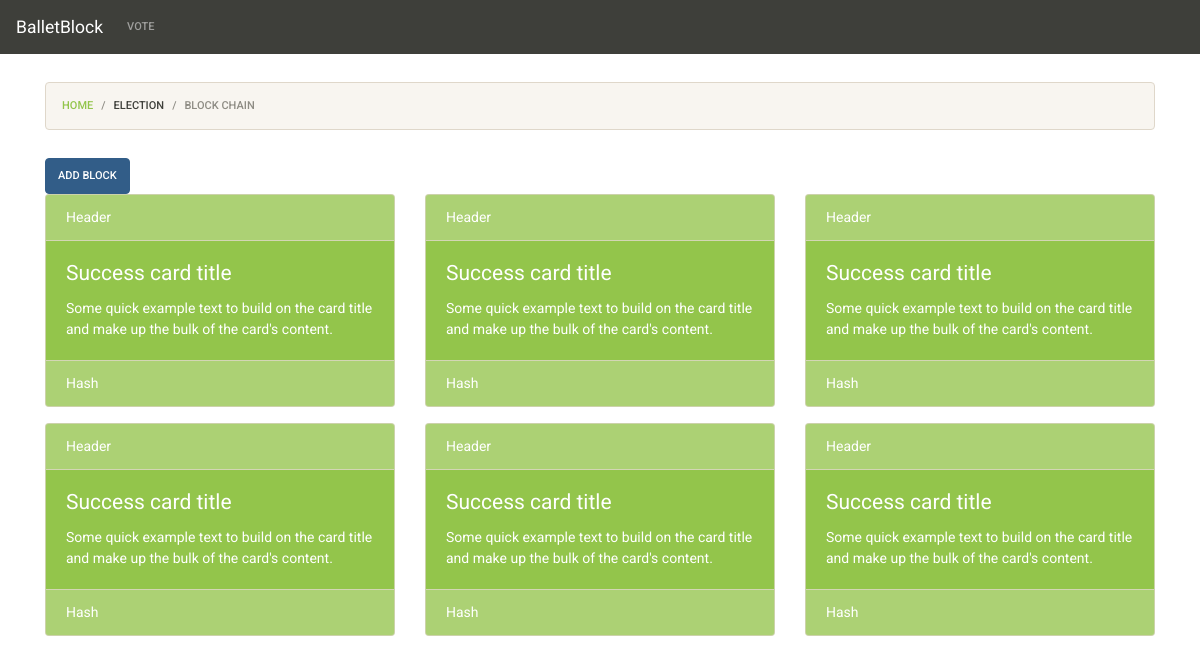
Before: /chain/block_list with the older database file.
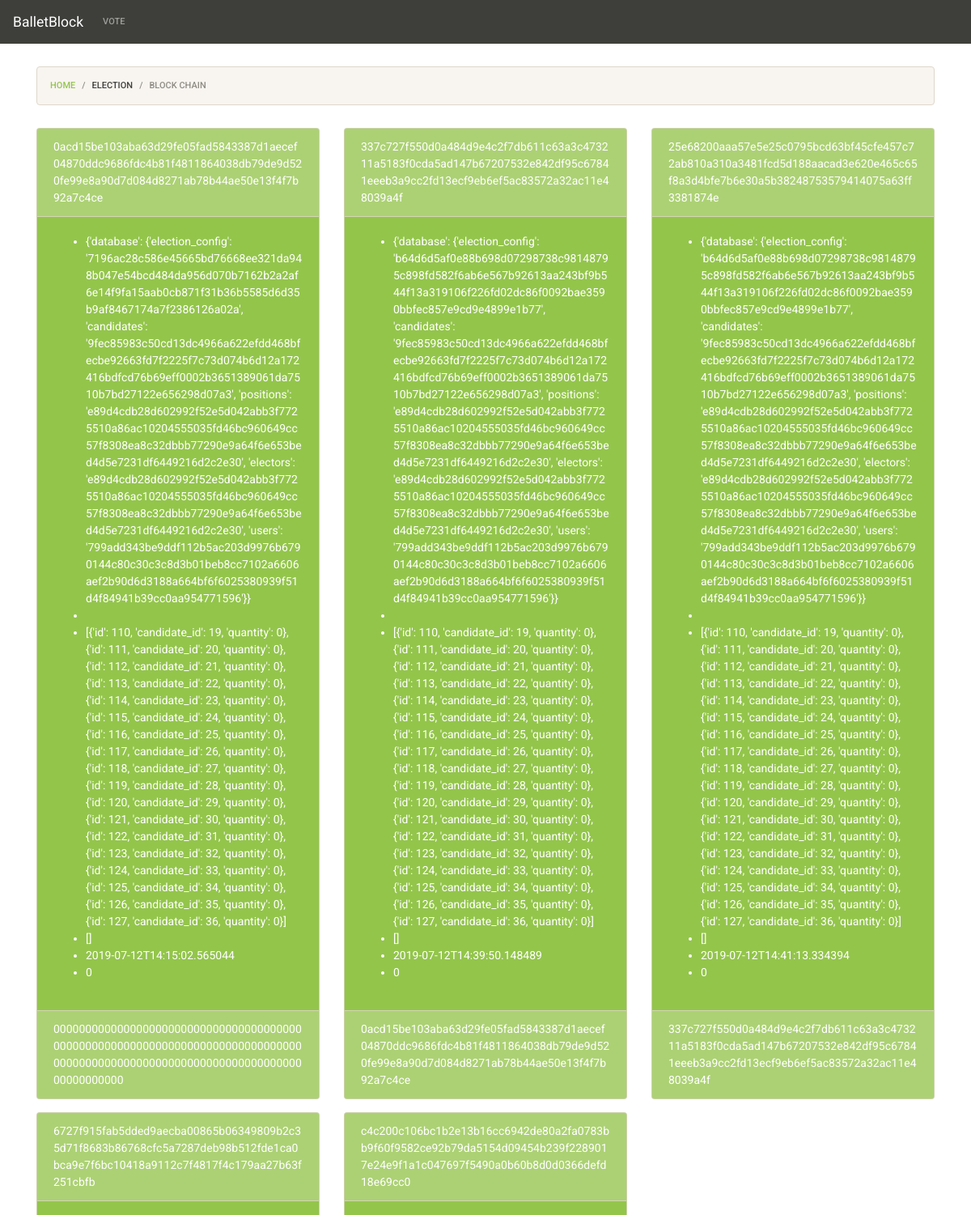
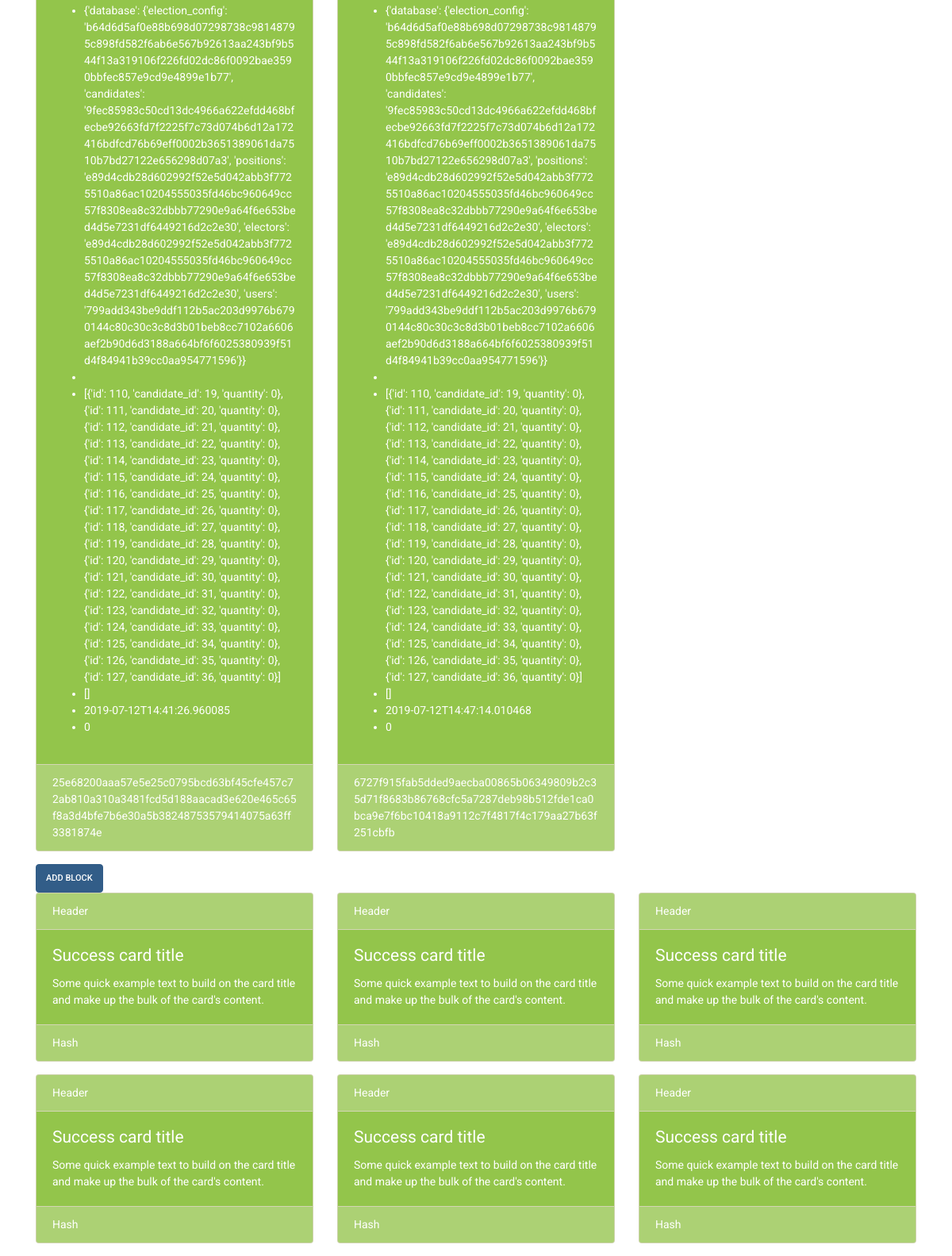
After: the same page with the newer database file (2 pictures, top to bottom).
### chain/models.py (models this page shows, shortened)
class BBlock(models.Model):
     block_hash = models.CharField(max_length=128, null=False, blank=False)
     parent_hash = models.CharField(max_length=128, null=False, blank=False)
     database_hash = models.TextField(blank=False)
     source_code_hash = models.TextField(blank=False)
     candidate_votes = models.TextField(blank=True, null=True)
     electors = models.TextField(blank=True,null=True)
     timestamp_iso = models.CharField(max_length=30, null=False, blank=False)
     total_votes = models.IntegerField(null=False, blank=False)

### chain/views.py (the view)
# urls.py: path('block_list', views.block_list, name='block_list'),
def block_list(request, template_name='block_list.html'):
    bblock_list = BBlock.objects.all()
    return render(request, template_name, {'bblock_list': bblock_list })

### election/business.py (called while the page is built)
    def getCurrentElectionConfig(self):
        ecs = ElectionConfig.objects.all()
        if ecs.count() > 0:
            return ecs[0]
        return None

    def isOccurring(self):
        ec = self.getCurrentElectionConfig()
        now = datetime.datetime.now()
        if ec:
            if now >= ec.start_time and now <= ec.end_time and ec.locked:
                return True
        return False

### election/context_processors.py (called while the page is built)
def election_context(request):
    context_data = dict()
    context_data['election_is_occurring'] = request.election_is_occurring
    return context_data

### chain/templates/block_list.html
{% extends 'base.html' %}
{% load staticfiles %}
{% block breadcrumb %}
    <nav aria-label="breadcrumb">
        <ol class="breadcrumb">
            <li class="breadcrumb-item"><a href="{% url 'home' %}">Home</a></li>
            <li class="breadcrumb-item">Election</li>
            <li class="breadcrumb-item active" aria-current="page">Block Chain</li>
        </ol>
    </nav>
{% endblock breadcrumb %}
{% block content %}
<div class="row">
    {% for bblock in bblock_list %}
        <div class="col-md-4">
            <div class="card text-white bg-success mb-3">
                <div class="card-header">{{bblock.block_hash}}</div>
                <div class="card-body">
                    <ul>
                        <li>{{bblock.database_hash}}</li>
                        <li>{{bblock.souce_code_hash}}</li>
                        <li>{{bblock.candidate_votes}}</li>
                        <li>{{bblock.electors}}</li>
                        <li>{{bblock.timestamp_iso}}</li>
                        <li>{{bblock.total_votes}}</li>
                    </ul>
                </div>
                <div class="card-footer">{{bblock.parent_hash}}</div>
            </div>
        </div>
    {% endfor %}
</div>
<div class="row">
    <div class="col-md-4">
        <a href="{% url 'block_add' %}" class="btn btn-primary">Add Block</a>
    </div>
</div>
<div class="row">
    <div class="col-md-4">
        <div class="card text-white bg-success mb-3">
            <div class="card-header">Header</div>
            <div class="card-body">
                <h4 class="card-title">Success card title</h4>
                <p class="card-text">Some quick example text to build on the card title and make up the bulk of the card's content.</p>
            </div>
            <div class="card-footer">Hash</div>
        </div>
    </div>
    <div class="col-md-4">
        <div class="card text-white bg-success mb-3">
            <div class="card-header">Header</div>
            <div class="card-body">
                <h4 class="card-title">Success card title</h4>
                <p class="card-text">Some quick example text to build on the card title and make up the bulk of the card's content.</p>
            </div>
            <div class="card-footer">Hash</div>
        </div>
    </div>
    <div class="col-md-4">
        <div class="card text-white bg-success mb-3">
            <div class="card-header">Header</div>
            <div class="card-body">
                <h4 class="card-title">Success card title</h4>
                <p class="card-text">Some quick example text to build on the card title and make up the bulk of the card's content.</p>
            </div>
            <div class="card-footer">Hash</div>
        </div>
    </div>
</div>
<div class="row">
    <div class="col-md-4">
        <div class="card text-white bg-success mb-3">
            <div class="card-header">Header</div>
            <div class="card-body">
                <h4 class="card-title">Success card title</h4>
                <p class="card-text">Some quick example text to build on the card title and make up the bulk of the card's content.</p>
            </div>
            <div class="card-footer">Hash</div>
        </div>
    </div>
    <div class="col-md-4">
        <div class="card text-white bg-success mb-3">
            <div class="card-header">Header</div>
            <div class="card-body">
                <h4 class="card-title">Success card title</h4>
                <p class="card-text">Some quick example text to build on the card title and make up the bulk of the card's content.</p>
            </div>
            <div class="card-footer">Hash</div>
        </div>
    </div>
    <div class="col-md-4">
        <div class="card text-white bg-success mb-3">
            <div class="card-header">Header</div>
            <div class="card-body">
                <h4 class="card-title">Success card title</h4>
                <p class="card-text">Some quick example text to build on the card title and make up the bulk of the card's content.</p>
            </div>
            <div class="card-footer">Hash</div>
        </div>
    </div>
</div>
{% endblock content %}

### balletblock/templates/base.html (shortened to what this page needs)
{% load static %}
<!DOCTYPE html>
<html lang="en">
<head>
    <link rel="stylesheet" href="{% static 'bootstrap/4.0.0/css/bootstrap.min.css' %}">
    <link rel="stylesheet" href="{% static 'fontawesome/releases/v5.7.2/css/all.css' %}">
    <link rel="stylesheet" href="{% static 'jquery-datetimepicker/css/jquery.datetimepicker.min.css' %}">
    <link rel="stylesheet" href="{% static 'datatables/css/datatables.min.css' %}">
</head>
<body>
    {% block nav %}
      {% include "menu.html" %}
    {% endblock nav %}
    <main role="main" class="container">
        {% block breadcrumb %}
        {% endblock breadcrumb %}
        {% block content %}
        {% endblock content %}
    </main>
</body>
</html>

### balletblock/templates/menu.html (shortened to what this page needs)
<nav class="navbar navbar-expand-lg navbar-dark bg-primary">
    <a class="navbar-brand" href="#">BalletBlock</a>
    <div class="collapse navbar-collapse" id="navbarColor01">
      <ul class="navbar-nav mr-auto">
        {% if request.user.is_superuser %}
          <li class="nav-item dropdown">
            <a class="nav-link dropdown-toggle" href="" id="navbarDropdownMenuLink" data-toggle="dropdown" aria-haspopup="true" aria-expanded="false">
            Election
            </a>
            <div class="dropdown-menu" aria-labelledby="navbarDropdownMenuLink">
                <a class="dropdown-item" href="{% url 'block_list' %}">Block Chain</a>
                <a class="dropdown-item" href="{% url 'electionconfig' %}">Configuration</a>
                {% if not election_is_occurring %}
                  <a class="dropdown-item" href="{% url 'start_election' %}">Start Election</a>
                  <a class="dropdown-item" href="{% url 'election_results' %}">Results</a>
                  <div class="dropdown-divider"></div>
                  <a class="dropdown-item" href="#" data-toggle="modal" data-target="#CleanElectionModal">Clean</a>
                {% endif %}
            </div>
          </li>
          <li class="nav-item">
            <a class="nav-link" href="{% url 'elector' %}">Electors</a>
          </li>
          <li class="nav-item">
            <a class="nav-link" href="{% url 'candidate' %}">Candidates</a>
          </li>
          <li class="nav-item">
            <a class="nav-link" href="{% url 'position' %}">Positions</a>
          </li>
          <li class="nav-item">
              <a class="nav-link" href="{% url 'about_us' %}">About us</a>
          </li>
        {% else %}
          <li class="nav-item">
            <a class="nav-link" href="{% url 'vote' %}">Vote</a>
          </li>
        {% endif %}
      </ul>
    </div>
  </nav>

### balletblock/templates/base.html (style rules this page uses)
nav { margin-bottom: 2em; }

Changed rows visible on the page:
added BBlock: block_hash "0acd15be103aba63d29fe05fad5843387d1aecef04870ddc9686fdc4b81f4811864038db79de9d520fe99e8a90d7d084d8271ab78b44ae50e13f4f7b92a7c4ce", database_hash "{'database': {'election_config': '7196ac28c586e45665bd76668ee321da948b047e54bcd484da956d070b7162b2a2af6e14f9fa15aab0cb871f31b36b5585d6d35b9af8467174a7f2386126a02a', 'candidates': '9fec85983c50cd13dc4966a622efdd468bfecbe92663fd7f2225f7c73d074b6d12a172416bdfcd76b69eff0002b3651389061da7510b7bd27122e656298d07a3', 'positions': 'e89d4cdb28d602992f52e5d042abb3f7725510a86ac10204555035fd46bc960649cc57f8308ea8c32dbbb77290e9a64f6e653bed4d5e7231df6449216d2c2e30', 'electors': 'e89d4cdb28d602992f52e5d042abb3f7725510a86ac10204555035fd46bc960649cc57f8308ea8c32dbbb77290e9a64f6e653bed4d5e7231df6449216d2c2e30', 'users':…", candidate_votes "[{'id': 110, 'candidate_id': 19, 'quantity': 0}, {'id': 111, 'candidate_id': 20, 'quantity': 0}, {'id': 112, 'candidate_id': 21, 'quantity': 0}, {'id': 113, 'candidate_id': 22, 'quantity': 0}, {'id': 114, 'candidate_id': 23, 'quantity': 0}, {'id': 115, 'candidate_id': 24, 'quantity': 0}, {'id': 116, 'candidate_id': 25, 'quantity': 0}, {'id': 117, 'candidate_id': 26, 'quantity': 0}, {'id': 118, 'candidate_id': 27, 'quantity': 0}, {'id': 119, 'candidate_id': 28, 'quantity': 0}, {'id': 120, 'candidate_id': 29, 'quantity': 0}, {'id': 121, 'candidate_id': 30, 'quantity': 0}, {'id': 122, 'candidate_id': 31, 'quantity': 0}, {'id': 123, 'candidate_id': 32, 'quantity': 0}, {'id': 124,…", electors "[]", timestamp_iso "2019-07-12T14:15:02.565044", total_votes "0", parent_hash "00000000000000000000000000000000000000000000000000000000000000000000000000000000000000000000000000000000000000000000000000000000"
added BBlock: block_hash "337c727f550d0a484d9e4c2f7db611c63a3c473211a5183f0cda5ad147b67207532e842df95c67841eeeb3a9cc2fd13ecf9eb6ef5ac83572a32ac11e48039a4f", database_hash "{'database': {'election_config': 'b64d6d5af0e88b698d07298738c98148795c898fd582f6ab6e567b92613aa243bf9b544f13a319106f226fd02dc86f0092bae3590bbfec857e9cd9e4899e1b77', 'candidates': '9fec85983c50cd13dc4966a622efdd468bfecbe92663fd7f2225f7c73d074b6d12a172416bdfcd76b69eff0002b3651389061da7510b7bd27122e656298d07a3', 'positions': 'e89d4cdb28d602992f52e5d042abb3f7725510a86ac10204555035fd46bc960649cc57f8308ea8c32dbbb77290e9a64f6e653bed4d5e7231df6449216d2c2e30', 'electors': 'e89d4cdb28d602992f52e5d042abb3f7725510a86ac10204555035fd46bc960649cc57f8308ea8c32dbbb77290e9a64f6e653bed4d5e7231df6449216d2c2e30', 'users':…", candidate_votes "[{'id': 110, 'candidate_id': 19, 'quantity': 0}, {'id': 111, 'candidate_id': 20, 'quantity': 0}, {'id': 112, 'candidate_id': 21, 'quantity': 0}, {'id': 113, 'candidate_id': 22, 'quantity': 0}, {'id': 114, 'candidate_id': 23, 'quantity': 0}, {'id': 115, 'candidate_id': 24, 'quantity': 0}, {'id': 116, 'candidate_id': 25, 'quantity': 0}, {'id': 117, 'candidate_id': 26, 'quantity': 0}, {'id': 118, 'candidate_id': 27, 'quantity': 0}, {'id': 119, 'candidate_id': 28, 'quantity': 0}, {'id': 120, 'candidate_id': 29, 'quantity': 0}, {'id': 121, 'candidate_id': 30, 'quantity': 0}, {'id': 122, 'candidate_id': 31, 'quantity': 0}, {'id': 123, 'candidate_id': 32, 'quantity': 0}, {'id': 124,…", electors "[]", timestamp_iso "2019-07-12T14:39:50.148489", total_votes "0", parent_hash "0acd15be103aba63d29fe05fad5843387d1aecef04870ddc9686fdc4b81f4811864038db79de9d520fe99e8a90d7d084d8271ab78b44ae50e13f4f7b92a7c4ce"
added BBlock: block_hash "25e68200aaa57e5e25c0795bcd63bf45cfe457c72ab810a310a3481fcd5d188aacad3e620e465c65f8a3d4bfe7b6e30a5b38248753579414075a63ff3381874e", database_hash "{'database': {'election_config': 'b64d6d5af0e88b698d07298738c98148795c898fd582f6ab6e567b92613aa243bf9b544f13a319106f226fd02dc86f0092bae3590bbfec857e9cd9e4899e1b77', 'candidates': '9fec85983c50cd13dc4966a622efdd468bfecbe92663fd7f2225f7c73d074b6d12a172416bdfcd76b69eff0002b3651389061da7510b7bd27122e656298d07a3', 'positions': 'e89d4cdb28d602992f52e5d042abb3f7725510a86ac10204555035fd46bc960649cc57f8308ea8c32dbbb77290e9a64f6e653bed4d5e7231df6449216d2c2e30', 'electors': 'e89d4cdb28d602992f52e5d042abb3f7725510a86ac10204555035fd46bc960649cc57f8308ea8c32dbbb77290e9a64f6e653bed4d5e7231df6449216d2c2e30', 'users':…", candidate_votes "[{'id': 110, 'candidate_id': 19, 'quantity': 0}, {'id': 111, 'candidate_id': 20, 'quantity': 0}, {'id': 112, 'candidate_id': 21, 'quantity': 0}, {'id': 113, 'candidate_id': 22, 'quantity': 0}, {'id': 114, 'candidate_id': 23, 'quantity': 0}, {'id': 115, 'candidate_id': 24, 'quantity': 0}, {'id': 116, 'candidate_id': 25, 'quantity': 0}, {'id': 117, 'candidate_id': 26, 'quantity': 0}, {'id': 118, 'candidate_id': 27, 'quantity': 0}, {'id': 119, 'candidate_id': 28, 'quantity': 0}, {'id': 120, 'candidate_id': 29, 'quantity': 0}, {'id': 121, 'candidate_id': 30, 'quantity': 0}, {'id': 122, 'candidate_id': 31, 'quantity': 0}, {'id': 123, 'candidate_id': 32, 'quantity': 0}, {'id': 124,…", electors "[]", timestamp_iso "2019-07-12T14:41:13.334394", total_votes "0", parent_hash "337c727f550d0a484d9e4c2f7db611c63a3c473211a5183f0cda5ad147b67207532e842df95c67841eeeb3a9cc2fd13ecf9eb6ef5ac83572a32ac11e48039a4f"
added BBlock: block_hash "6727f915fab5dded9aecba00865b06349809b2c35d71f8683b86768cfc5a7287deb98b512fde1ca0bca9e7f6bc10418a9112c7f4817f4c179aa27b63f251cbfb", database_hash "{'database': {'election_config': 'b64d6d5af0e88b698d07298738c98148795c898fd582f6ab6e567b92613aa243bf9b544f13a319106f226fd02dc86f0092bae3590bbfec857e9cd9e4899e1b77', 'candidates': '9fec85983c50cd13dc4966a622efdd468bfecbe92663fd7f2225f7c73d074b6d12a172416bdfcd76b69eff0002b3651389061da7510b7bd27122e656298d07a3', 'positions': 'e89d4cdb28d602992f52e5d042abb3f7725510a86ac10204555035fd46bc960649cc57f8308ea8c32dbbb77290e9a64f6e653bed4d5e7231df6449216d2c2e30', 'electors': 'e89d4cdb28d602992f52e5d042abb3f7725510a86ac10204555035fd46bc960649cc57f8308ea8c32dbbb77290e9a64f6e653bed4d5e7231df6449216d2c2e30', 'users':…", candidate_votes "[{'id': 110, 'candidate_id': 19, 'quantity': 0}, {'id': 111, 'candidate_id': 20, 'quantity': 0}, {'id': 112, 'candidate_id': 21, 'quantity': 0}, {'id': 113, 'candidate_id': 22, 'quantity': 0}, {'id': 114, 'candidate_id': 23, 'quantity': 0}, {'id': 115, 'candidate_id': 24, 'quantity': 0}, {'id': 116, 'candidate_id': 25, 'quantity': 0}, {'id': 117, 'candidate_id': 26, 'quantity': 0}, {'id': 118, 'candidate_id': 27, 'quantity': 0}, {'id': 119, 'candidate_id': 28, 'quantity': 0}, {'id': 120, 'candidate_id': 29, 'quantity': 0}, {'id': 121, 'candidate_id': 30, 'quantity': 0}, {'id': 122, 'candidate_id': 31, 'quantity': 0}, {'id': 123, 'candidate_id': 32, 'quantity': 0}, {'id': 124,…", electors "[]", timestamp_iso "2019-07-12T14:41:26.960085", total_votes "0", parent_hash "25e68200aaa57e5e25c0795bcd63bf45cfe457c72ab810a310a3481fcd5d188aacad3e620e465c65f8a3d4bfe7b6e30a5b38248753579414075a63ff3381874e"
added BBlock: block_hash "c4c200c106bc1b2e13b16cc6942de80a2fa0783bb9f60f9582ce92b79da5154d09454b239f2289017e24e9f1a1c047697f5490a0b60b8d0d0366defd18e69cc0", database_hash "{'database': {'election_config': 'b64d6d5af0e88b698d07298738c98148795c898fd582f6ab6e567b92613aa243bf9b544f13a319106f226fd02dc86f0092bae3590bbfec857e9cd9e4899e1b77', 'candidates': '9fec85983c50cd13dc4966a622efdd468bfecbe92663fd7f2225f7c73d074b6d12a172416bdfcd76b69eff0002b3651389061da7510b7bd27122e656298d07a3', 'positions': 'e89d4cdb28d602992f52e5d042abb3f7725510a86ac10204555035fd46bc960649cc57f8308ea8c32dbbb77290e9a64f6e653bed4d5e7231df6449216d2c2e30', 'electors': 'e89d4cdb28d602992f52e5d042abb3f7725510a86ac10204555035fd46bc960649cc57f8308ea8c32dbbb77290e9a64f6e653bed4d5e7231df6449216d2c2e30', 'users':…", candidate_votes "[{'id': 110, 'candidate_id': 19, 'quantity': 0}, {'id': 111, 'candidate_id': 20, 'quantity': 0}, {'id': 112, 'candidate_id': 21, 'quantity': 0}, {'id': 113, 'candidate_id': 22, 'quantity': 0}, {'id': 114, 'candidate_id': 23, 'quantity': 0}, {'id': 115, 'candidate_id': 24, 'quantity': 0}, {'id': 116, 'candidate_id': 25, 'quantity': 0}, {'id': 117, 'candidate_id': 26, 'quantity': 0}, {'id': 118, 'candidate_id': 27, 'quantity': 0}, {'id': 119, 'candidate_id': 28, 'quantity': 0}, {'id': 120, 'candidate_id': 29, 'quantity': 0}, {'id': 121, 'candidate_id': 30, 'quantity': 0}, {'id': 122, 'candidate_id': 31, 'quantity': 0}, {'id': 123, 'candidate_id': 32, 'quantity': 0}, {'id': 124,…", electors "[]", timestamp_iso "2019-07-12T14:47:14.010468", total_votes "0", parent_hash "6727f915fab5dded9aecba00865b06349809b2c35d71f8683b86768cfc5a7287deb98b512fde1ca0bca9e7f6bc10418a9112c7f4817f4c179aa27b63f251cbfb"
